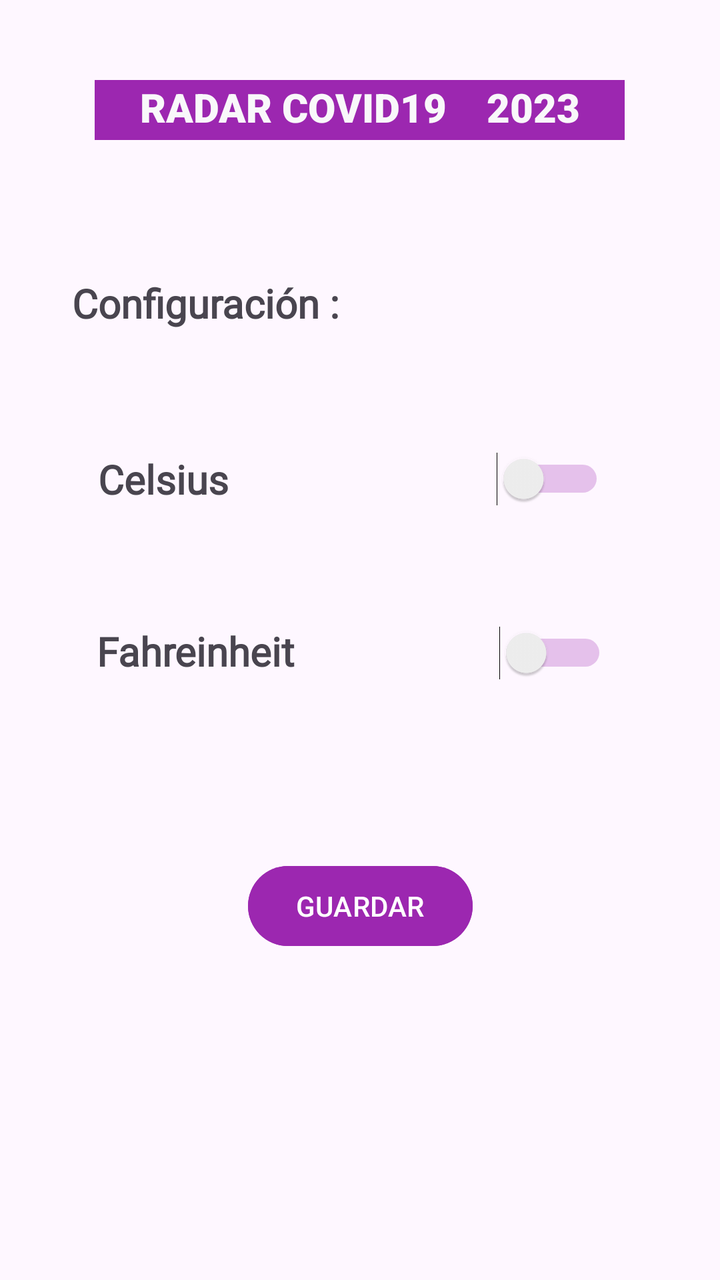
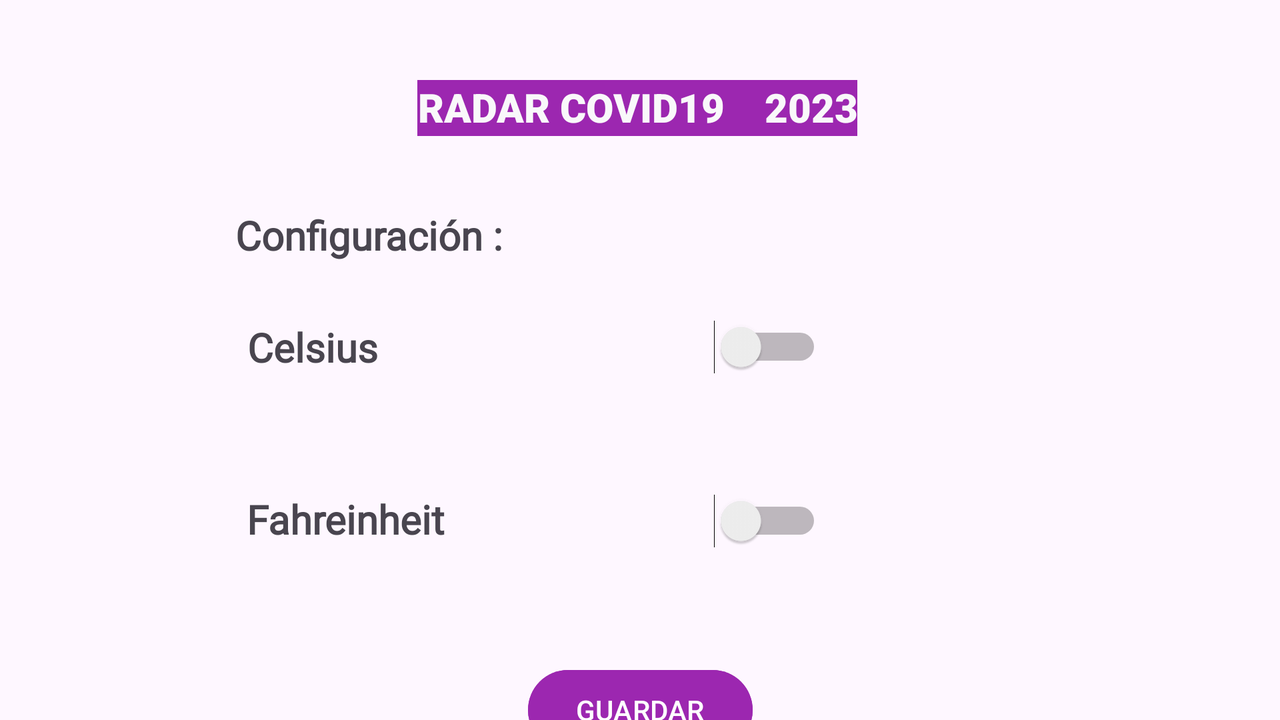

An Android layout and its configuration variant, each rendered on a device that would load it. The default file and the variant file are quoted in full after the pictures.
<!-- AndroidManifest.xml: application theme Theme.Covid19App -->
<!-- res/layout/fragment_config.xml -->
<?xml version="1.0" encoding="utf-8"?>
<androidx.constraintlayout.widget.ConstraintLayout xmlns:android="http://schemas.android.com/apk/res/android"
    xmlns:app="http://schemas.android.com/apk/res-auto"
    xmlns:tools="http://schemas.android.com/tools"
    android:id="@+id/frameLayout5"
    android:layout_width="match_parent"
    android:layout_height="match_parent"
    tools:context=".ConfigFragment">

    
    <TextView
        android:id="@+id/textView5"
        android:layout_width="0dp"
        android:layout_height="0dp"
        android:text="@string/hello_blank_fragment"
        app:layout_constraintBottom_toBottomOf="parent"
        app:layout_constraintEnd_toEndOf="parent"
        app:layout_constraintStart_toStartOf="parent"
        app:layout_constraintTop_toTopOf="parent" />

    <TextView
        android:id="@+id/textViewTitulo6"
        android:layout_width="265dp"
        android:layout_height="30dp"
        android:layout_marginTop="40dp"
        android:background="#9C27B0"
        android:fontFamily="sans-serif-black"
        android:text="RADAR COVID19    2023"
        android:textAlignment="center"
        android:textColor="#F9F8FA"
        android:textSize="20sp"
        app:circularflow_angles="25"
        app:layout_constraintEnd_toEndOf="parent"
        app:layout_constraintHorizontal_bias="0.497"
        app:layout_constraintStart_toStartOf="parent"
        app:layout_constraintTop_toTopOf="parent" />

    <TextView
        android:id="@+id/textViewConfig"
        android:layout_width="288dp"
        android:layout_height="28dp"
        android:layout_marginTop="68dp"
        android:fontFamily="@font/abeezee"
        android:text="Configuración :"
        android:textSize="20sp"
        android:textStyle="bold"
        app:layout_constraintEnd_toEndOf="parent"
        app:layout_constraintStart_toStartOf="parent"
        app:layout_constraintTop_toBottomOf="@+id/textViewTitulo6" />

    <TextView
        android:id="@+id/textViewSwiCelsius"
        android:layout_width="166dp"
        android:layout_height="30dp"
        android:layout_marginTop="60dp"
        android:fontFamily="@font/abeezee"
        android:text="Celsius"
        android:textSize="20sp"
        android:textStyle="bold"
        app:layout_constraintEnd_toEndOf="parent"
        app:layout_constraintHorizontal_bias="0.253"
        app:layout_constraintStart_toStartOf="parent"
        app:layout_constraintTop_toBottomOf="@+id/textViewConfig" />

    <TextView
        android:id="@+id/textViewSwiFahrein"
        android:layout_width="180dp"
        android:layout_height="29dp"
        android:layout_marginTop="56dp"
        android:fontFamily="@font/abeezee"
        android:text="Fahreinheit"
        android:textSize="20sp"
        android:textStyle="bold"
        app:layout_constraintEnd_toEndOf="parent"
        app:layout_constraintHorizontal_bias="0.268"
        app:layout_constraintStart_toStartOf="parent"
        app:layout_constraintTop_toBottomOf="@+id/textViewSwiCelsius" />

    <Switch
        android:id="@+id/switchCelsius"
        android:layout_width="wrap_content"
        android:layout_height="wrap_content"
        android:layout_marginStart="24dp"
        android:layout_marginTop="60dp"
        android:enabled="true"
        android:trackTint="#9C27B0"
        app:layout_constraintEnd_toEndOf="parent"
        app:layout_constraintHorizontal_bias="0.14"
        app:layout_constraintStart_toEndOf="@+id/textViewSwiCelsius"
        app:layout_constraintTop_toBottomOf="@+id/textViewConfig" />

    <Switch
        android:id="@+id/switchFahren"
        android:layout_width="wrap_content"
        android:layout_height="wrap_content"
        android:layout_marginStart="24dp"
        android:layout_marginTop="60dp"
        android:trackTint="#9C27B0"
        app:layout_constraintEnd_toEndOf="parent"
        app:layout_constraintHorizontal_bias="0.159"
        app:layout_constraintStart_toEndOf="@+id/textViewSwiCelsius"
        app:layout_constraintTop_toBottomOf="@+id/switchCelsius" />

    <Button
        android:id="@+id/button2"
        android:layout_width="wrap_content"
        android:layout_height="wrap_content"
        android:layout_marginTop="88dp"
        android:backgroundTint="#9C27B0"
        android:text="GUARDAR"
        app:layout_constraintEnd_toEndOf="parent"
        app:layout_constraintStart_toStartOf="parent"
        app:layout_constraintTop_toBottomOf="@+id/textViewSwiFahrein"
        app:rippleColor="#9C27B0" />

</androidx.constraintlayout.widget.ConstraintLayout>
<!-- resources referenced by this layout -->
<resources>
  <string name="hello_blank_fragment" />
  <style name="Theme.Covid19App" parent="Base.Theme.Covid19App" />
  <style name="Base.Theme.Covid19App" parent="Theme.Material3.DayNight.NoActionBar">
          
          
      </style>
</resources>
<!-- res/layout-land/fragment_config.xml (the repository's variant of the layout above) -->
<!-- drawn on the phone turned sideways -->
<?xml version="1.0" encoding="utf-8"?>
<androidx.constraintlayout.widget.ConstraintLayout xmlns:android="http://schemas.android.com/apk/res/android"
    xmlns:app="http://schemas.android.com/apk/res-auto"
    xmlns:tools="http://schemas.android.com/tools"
    android:id="@+id/frameLayout5"
    android:layout_width="match_parent"
    android:layout_height="match_parent"
    tools:context=".views.ConfigFragment">

    

    <TextView
        android:id="@+id/textView5"
        android:layout_width="0dp"
        android:layout_height="0dp"
        android:text="@string/hello_blank_fragment"
        app:layout_constraintBottom_toBottomOf="parent"
        app:layout_constraintEnd_toEndOf="parent"
        app:layout_constraintHorizontal_bias="0.0"
        app:layout_constraintStart_toStartOf="parent"
        app:layout_constraintTop_toTopOf="parent"
        app:layout_constraintVertical_bias="0.0" />

    <TextView
        android:id="@+id/textViewTitulo6"
        android:layout_width="wrap_content"
        android:layout_height="28dp"
        android:layout_marginTop="40dp"
        android:background="#9C27B0"
        android:fontFamily="sans-serif-black"
        android:text="RADAR COVID19    2023"
        android:textAlignment="center"
        android:textColor="#F9F8FA"
        android:textSize="20sp"
        app:circularflow_angles="25"
        app:layout_constraintEnd_toEndOf="parent"
        app:layout_constraintHorizontal_bias="0.497"
        app:layout_constraintStart_toStartOf="parent"
        app:layout_constraintTop_toTopOf="parent" />

    <TextView
        android:id="@+id/textViewConfig"
        android:layout_width="288dp"
        android:layout_height="28dp"
        android:layout_marginTop="36dp"
        android:fontFamily="@font/abeezee"
        android:text="Configuración :"
        android:textSize="20sp"
        android:textStyle="bold"
        app:layout_constraintEnd_toEndOf="parent"
        app:layout_constraintHorizontal_bias="0.334"
        app:layout_constraintStart_toStartOf="parent"
        app:layout_constraintTop_toBottomOf="@+id/textViewTitulo6" />

    <TextView
        android:id="@+id/textViewSwiCelsius"
        android:layout_width="166dp"
        android:layout_height="30dp"
        android:layout_marginTop="28dp"
        android:fontFamily="@font/abeezee"
        android:text="Celsius"
        android:textSize="20sp"
        android:textStyle="bold"
        app:layout_constraintEnd_toEndOf="parent"
        app:layout_constraintHorizontal_bias="0.261"
        app:layout_constraintStart_toStartOf="parent"
        app:layout_constraintTop_toBottomOf="@+id/textViewConfig" />

    <TextView
        android:id="@+id/textViewSwiFahren"
        android:layout_width="180dp"
        android:layout_height="29dp"
        android:layout_marginTop="56dp"
        android:fontFamily="@font/abeezee"
        android:text="Fahreinheit"
        android:textSize="20sp"
        android:textStyle="bold"
        app:layout_constraintEnd_toEndOf="parent"
        app:layout_constraintHorizontal_bias="0.268"
        app:layout_constraintStart_toStartOf="parent"
        app:layout_constraintTop_toBottomOf="@+id/textViewSwiCelsius" />

    <Switch
        android:id="@+id/switchCelsius"
        android:layout_width="wrap_content"
        android:layout_height="wrap_content"
        android:layout_marginStart="24dp"
        android:layout_marginTop="28dp"
        app:layout_constraintEnd_toEndOf="parent"
        app:layout_constraintHorizontal_bias="0.159"
        app:layout_constraintStart_toEndOf="@+id/textViewSwiCelsius"
        app:layout_constraintTop_toBottomOf="@+id/textViewConfig" />

    <Switch
        android:id="@+id/switchFahren"
        android:layout_width="wrap_content"
        android:layout_height="wrap_content"
        android:layout_marginStart="24dp"
        android:layout_marginTop="60dp"
        app:layout_constraintEnd_toEndOf="parent"
        app:layout_constraintHorizontal_bias="0.159"
        app:layout_constraintStart_toEndOf="@+id/textViewSwiCelsius"
        app:layout_constraintTop_toBottomOf="@+id/switchCelsius" />

    <Button
        android:id="@+id/button2"
        android:layout_width="wrap_content"
        android:layout_height="wrap_content"
        android:layout_marginTop="56dp"
        android:backgroundTint="#9C27B0"
        android:text="GUARDAR"
        app:layout_constraintEnd_toEndOf="parent"
        app:layout_constraintStart_toStartOf="parent"
        app:layout_constraintTop_toBottomOf="@+id/textViewSwiFahren"
        app:rippleColor="#9C27B0" />

</androidx.constraintlayout.widget.ConstraintLayout>
